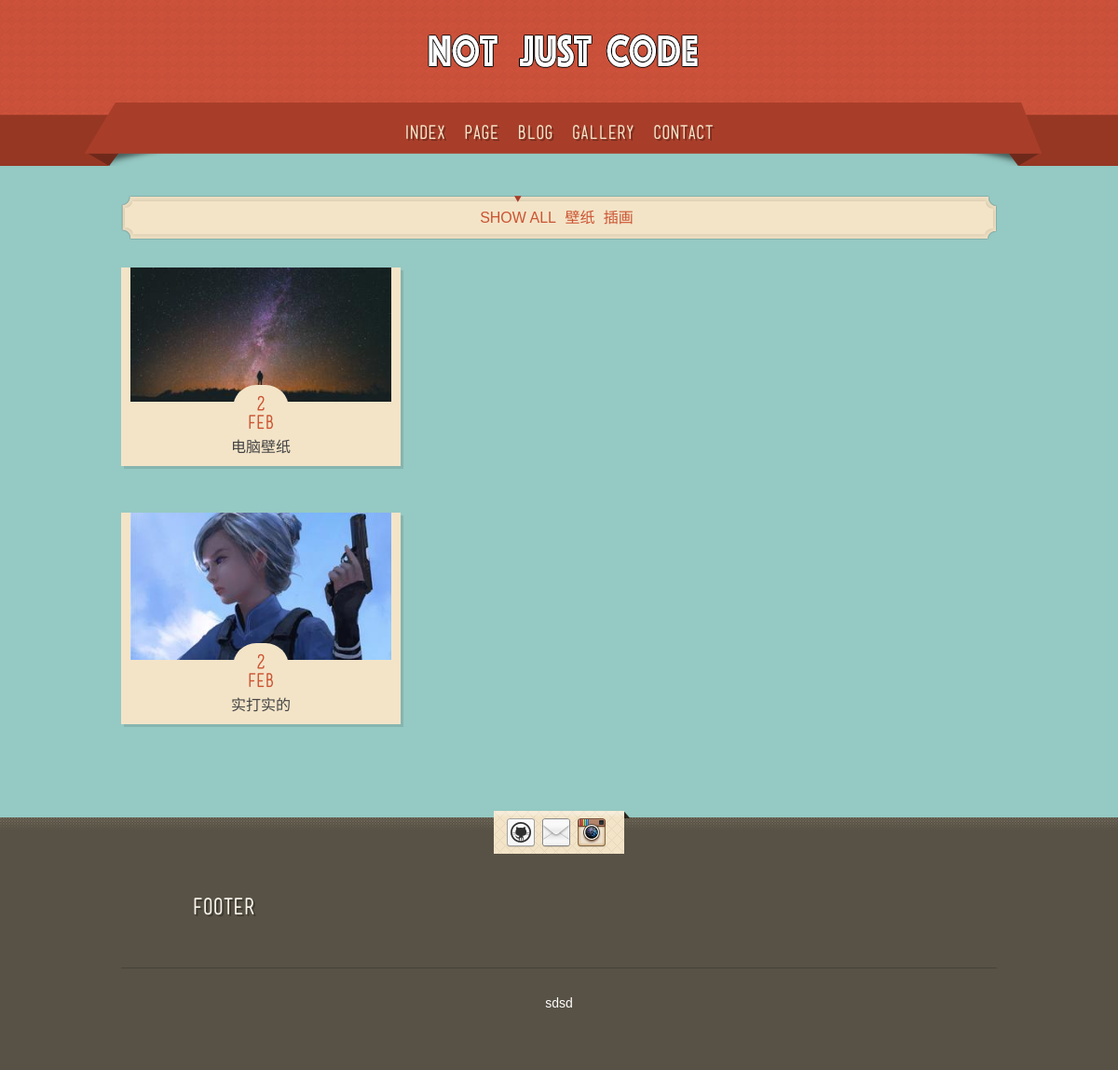
Before: /Gallery with the older database file.
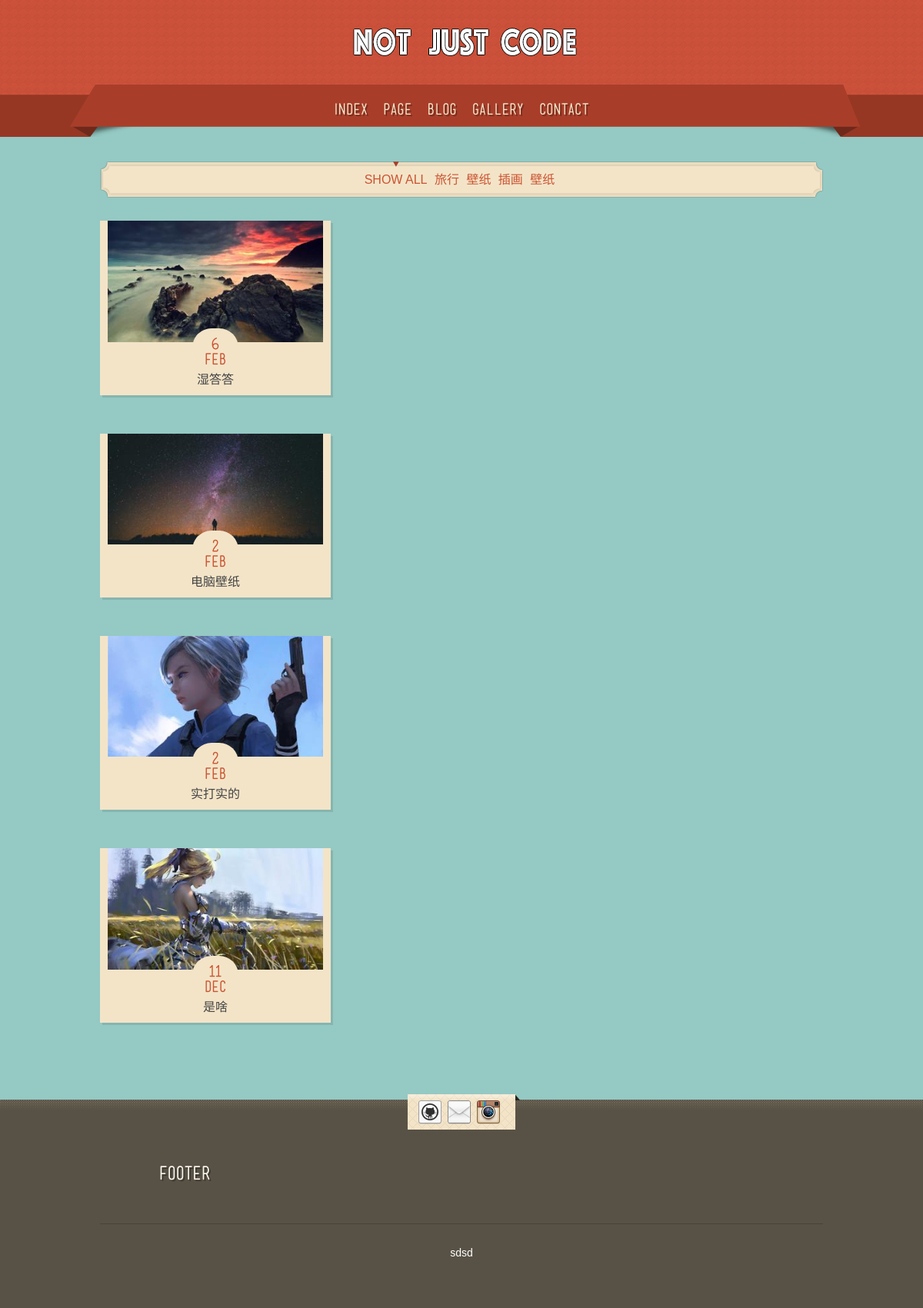
After: the same page with the newer database file.
### gallery/models.py (models this page shows, shortened)
class GalleryModel(models.Model):
    title = models.CharField(max_length=100)
    description = models.TextField()
    time = models.DateTimeField()
    category = models.ForeignKey(CategoryModel, on_delete=models.SET_NULL, null=True)
    author = models.ForeignKey(User,on_delete=models.SET_NULL, null=True)
    class Meta:
        ordering = ['-time']
    def get_month(self):
        return self.time.strftime("%b")
    def get_absolute_url(self):
        return reverse('gallery:project', kwargs={'pk': self.pk})

class CategoryModel(models.Model):
    name = models.CharField(max_length=50)
    def __str__(self):
        return self.name

### gallery/views.py (the view)
# urls.py: path(r'Gallery', views.GalleryView.as_view(), name='Gallery'),
class GalleryView(ListView):
    model = GalleryModel
    template_name = 'blog/Gallery.html'
    context_object_name = 'gallery_list'
    paginate_by = 12

### gallery/files_handle.py (called while the page is built)
def _add_thumb(s):
    parts = s.split(".")
    parts.insert(-1, "thumb")
    if parts[-1].lower() not in ['jpeg', 'jpg']:
        parts[-1] = 'jpg'
    return ".".join(parts)

    def _get_thumb_url(self):
        return _add_thumb(self.url)

### templates/blog/Gallery.html (shortened to what this page needs)
{% extends "blog/base_generic.html" %}
{% load staticfiles %}
{% block content %}
    <div role="main" id="main">
        <div class="wrapper">
            {% if gallery_list.count %}
                <ul id="filter-buttons">
                    <li><a href="#" data-filter="*" class="selected">SHOW ALL</a></li>
                    {% for gallery in gallery_list %}
                        <li><a href="#" data-filter=".{{ gallery.category }}">{{ gallery.category }}</a></li>
                    {% endfor %}
                </ul>
                <ul id="filter-container" class="feature cf">
                    {% for gallery in gallery_list %}
                        <li class="{{ gallery.category }}">
                            <a href="{{ gallery.get_absolute_url }}" class="thumb"><img
                                    src="{{ gallery.imagemodel_set.all.0.image.thumb_url }}"
                                    alt=""/>
                                <div class="date"><span class="d">{{ gallery.time.day }}</span><span
                                        class="m">{{ gallery.get_month }}</span></div>
                            </a>
                            <div class="caption">{{ gallery.description }}</div>
                        </li>
                    {% endfor %}
                </ul>
            {% else %}
                <p><br><br>
                    NOTHING !!!
                </p>
            {% endif %}
        </div>
    </div>
{% endblock %}

### templates/blog/base_generic.html (shortened to what this page needs)
{% load staticfiles %}
<!doctype html>
<html class="no-js" lang="en">
<head>
    <link rel="stylesheet" href={% static 'blog/css/colorful.css' %}>
    <link rel="stylesheet" href="{% static 'blog/fonts/fonts.css' %}">
    <link rel="stylesheet" href="{% static 'blog/css/bootstrap.min.css' %}">
    <link rel="stylesheet" media="screen" href="{% static 'blog/css/superfish.css' %}"/>
    <link rel="stylesheet" href="{% static 'blog/css/nivo-slider.css' %}" media="all"/>
    <link rel="stylesheet" href="{% static 'blog/css/tweet.css' %}" media="all"/>
    <link rel="stylesheet" href="{% static 'blog/css/style.css' %}">
    <link rel="stylesheet" href="{% static 'blog/css/custom.css' %}">
    <link rel="stylesheet" media="all" href="{% static 'blog/css/lessframework.css' %}"/>
</head>
<header>
    <div class="wrapper cf">
        <div id="logo">
            <a href="/"><img src="{% static 'blog/img/logo1.png' %}" alt=""/></a>
        </div>
    </div>
    <nav class="cf">
        <div class="wrapper cf">
            <ul id="nav" class="sf-menu">
                <li id="g-1"><a href="/">INDEX<i><b></b></i></a></li>
                <li id="g-2"><a href="/page">PAGE<i><b></b></i></a>
                </li>
                <li id="g-3"><a href="/blog">BLOG<i><b></b></i></a></li>
                <li id="g-4"><a href="/Gallery">GALLERY<i><b></b></i></a></li>
                <li id="g-5"><a href="/contact">CONTACT<i><b></b></i></a></li>
            </ul>
        </div>
    </nav>
</header>
<body>
{% block content %}
{% endblock %}
</body>
<footer>
    <div class="wrapper cf">
        <div class="sb-holder cf">
            <ul id="social-bar" class="cf">
                <li><a href="" title="Wechat"><img
                        src="{% static 'blog/img/social/GitHub.png' %}" alt="Facebook"/></a></li>
                <li><a href="Mailto:ttykowlu@126.com?CC=ttykowlu@126.com&BCC=ttykowlu@126.com&Subject=Hello&Body=你好"><img
                        src="{% static 'blog/img/social/Mail.png' %}" alt="twitter"/></a></li>
                <li><a href="https://www.instagram.com/Jut_Leon" title="Add to the circle"><img
                        src="{% static 'blog/img/social/Instagram.png' %}" alt="Ins"/></a></li>
                <li class="right-corner"></li>
            </ul>
        </div>
        <ul class="widget-cols cf">
            <li class="first-col">
                <div class="widget-block">
                    <h4>FOOTER</h4>
                </div>
            </li>
        </ul>
        <div id="footer-bottom"><a target="_blank"
                                   title="footer">{{ title }}sdsd</a></div>
    </div>
</footer>
</body>
</html>

### blog/static/blog/css/superfish.css (style rules this page uses)
.sf-menu, .sf-menu * { margin: 0; padding: 0; list-style: none; }
.sf-menu li { float: left; position: relative; }
.sf-menu a { display: block; position: relative; }

### blog/static/blog/css/style.css (style rules this page uses)
.cf:after, .cf:before { content: ""; display: table; }
.cf:after { clear: both; }
.cf { zoom: 1; }
.wrapper { margin: 0 auto; width: 940px; position: relative; }
body { font-family: Helvetica, Arial, sans-serif; font-size: 16px; line-height: 1.5em; background: #95c9c3 url(../img/grunge.png) repeat-x center 150px; }
body a { text-decoration: none; -webkit-transition: all 0.3s ease; -moz-transition: all 0.3s ease; -o-transition: all 0.3s ease; transition: all 0.3s ease; }
h4 { font-size: 24px; }
header { background: url(../img/header.png); min-height: 150px; }
header #logo img { display: block; margin: 30px auto; }
nav { height: 68px; float: left; width: 100%; margin-top: 0px; position: relative; background: url(../img/ribbon.png) no-repeat top center; }
#nav { clear: left; display: block; float: right; position: relative; right: 50%; text-align: center; }
#nav > li { display: block; float: left; position: relative; left: 50%; font-family: mensch; word-spacing: -0.1em; font-size: 20px; }
#nav > li a { display: block; padding: 20px 10px 0px 10px; color: #f3e4c8; text-shadow: 2px 2px 0 rgba(0, 0, 0, 0.3); }
#main .wrapper { margin-top: 60px; margin-bottom: 50px; min-height: 500px; color: #444; font-size: 16px; line-height: 1.5em; }
.feature { width: 960px; margin-left: -20px; }
.feature li { position: relative; background: #f3e4c8; width: 300px; margin-bottom: 50px; margin-left: 20px; box-shadow: 3px 3px 0 0 rgba(0, 0, 0, 0.1); }
.feature li .thumb { display: block; margin: 10px; width: 280px; }
.feature li .thumb img { max-width: 100%; }
.feature li .caption { padding-top: 20px; padding-bottom: 8px; text-align: center; }
.feature li a { color: #cb5432; }
.feature li .thumb { position: relative; }
.feature li .thumb .date { position: absolute; bottom: -25px; left: 110px; display: block; -moz-border-radius: 40px 40px 40px 40px; -webkit-border-radius: 40px 40px 40px 40px; border-radius: 40px 40px 40px 40px; height: 50px; width: 60px; background: #f3e4c8; float: left; font-family: mensch; padding-top: 10px; }
.feature li .thumb .date span { display: block; text-align: center; font-size: 20px; line-height: 20px; }
#filter-buttons { text-align: center; background: url(../img/filter.png) no-repeat top center; height: 47px; margin-bottom: 20px; }
#filter-buttons li { display: inline-block; margin-bottom: 0px; }
#filter-buttons li a { display: block; text-decoration: none; margin-bottom: 0px; margin-right: 5px; line-height: 47px; color: #cb5432; }
#filter-buttons li .selected { background: url(../img/filter-arrow.png) no-repeat center top; }
footer { background: #585246 url(../img/footer.png) repeat-x; color: #f3e4c8; padding-bottom: 60px; }
footer a { color: #fff; text-decoration: none; }
footer h1, footer h2, footer h3, footer h4, footer h5, footer h6 { color: #f9f5ed; font-family: mensch; word-spacing: -0.1em; text-shadow: 2px 2px 0 rgba(0, 0, 0, 0.3); line-height: 1.3em; }
footer .sb-holder { position: relative; left: 50%; text-align: center; float: left; }
footer #social-bar { display: block; position: relative; float: left; right: 50%; margin: -7px 5px 0px 5px; background: url(../img/social-bg.png) repeat-x; height: 46px; padding-top: 8px; padding-left: 10px; padding-right: 10px; }
footer #social-bar li { float: left; line-height: 1em; margin-left: 3px; margin-right: 3px; }
footer #social-bar li a { display: block; line-height: 0em; }
footer #social-bar .right-corner { position: absolute; top: 0px; right: -13px; display: block; width: 10px; height: 18px; background: url(../img/social-right-corner.png) no-repeat left top; }
footer #footer-bottom { font-size: 14px; text-align: center; border-top: 1px solid rgba(0, 0, 0, 0.2); padding-top: 25px; }
.widget-cols { margin-top: 80px; margin-bottom: 30px; font-size: 14px; }
.widget-cols h1, .widget-cols h2, .widget-cols h3, .widget-cols h4, .widget-cols h5, .widget-cols h6 { margin-bottom: 20px; font-weight: normal; text-align: center; border-bottom: 0px solid #ada18e; border-top: 0px solid #ada18e; padding-top: 0px; padding-bottom: 0px; }
.widget-cols > li { width: 220px; float: left; margin-right: 20px; }

### blog/static/blog/css/lessframework.css (style rules this page uses)
.wrapper { width: 940px; }
#nav { display: block; }

Changed rows visible on the page:
added GalleryModel: category "旅行", shows a picture, time.day "6", get_month "Feb", description "湿答答"
added GalleryModel: category "壁纸", shows a picture, time.day "11", get_month "Dec", description "是啥"
